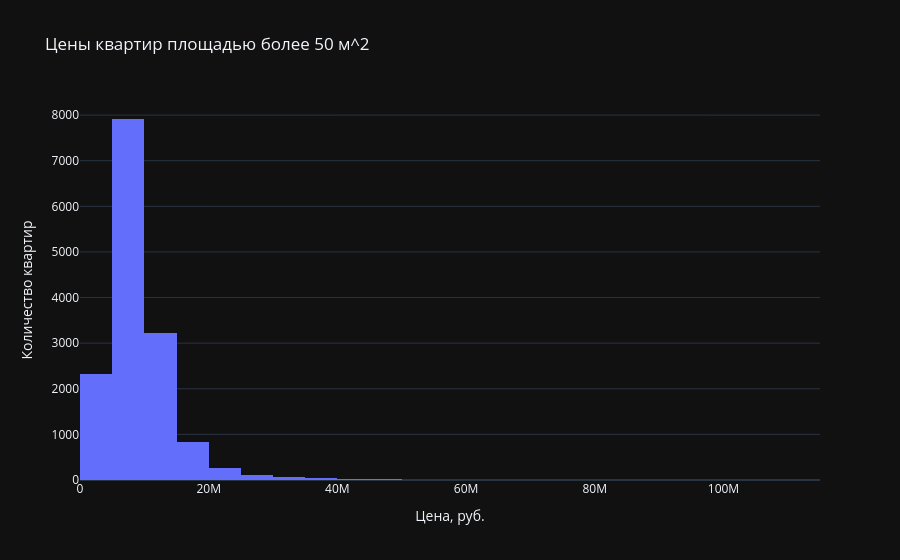

Notebook cell for this chart:
### Markdown cell above
2. Постройте гистограмму распределения цен на квартиры с общей площадью более 50 кв.метров

### Code cell
prices = df.loc[df['full_sq'] > 50, 'price_doc']

px.histogram(
    x=prices, nbins=50,
    title='Цены квартир площадью более 50 м^2',
    labels={'x': 'Цена, руб.'},
).update_layout(yaxis_title='Количество квартир').show()

### Figure 1 — Plotly figure (JSON) as saved in the notebook; plotly's stock layout.template omitted (floating-point values rounded to 4 significant figures; data arrays with more than 128 entries replaced by an {"elided": "..."} marker saying what was removed)
{"data": [{"bingroup": "x", "hovertemplate": "Цена, руб.=%{x}<br>count=%{y}<extra></extra>", "legendgroup": "", "marker": {"color": "#636efa", "pattern": {"shape": ""}}, "name": "", "nbinsx": 50, "orientation": "v", "showlegend": false, "x": {"elided": "14840 int values"}, "xaxis": "x", "yaxis": "y", "type": "histogram"}], "layout": {"xaxis": {"anchor": "y", "domain": [0.0, 1.0], "title": {"text": "Цена, руб."}}, "yaxis": {"anchor": "x", "domain": [0.0, 1.0], "title": {"text": "Количество квартир"}}, "legend": {"tracegroupgap": 0}, "title": {"text": "Цены квартир площадью более 50 м^2"}, "barmode": "relative"}}
